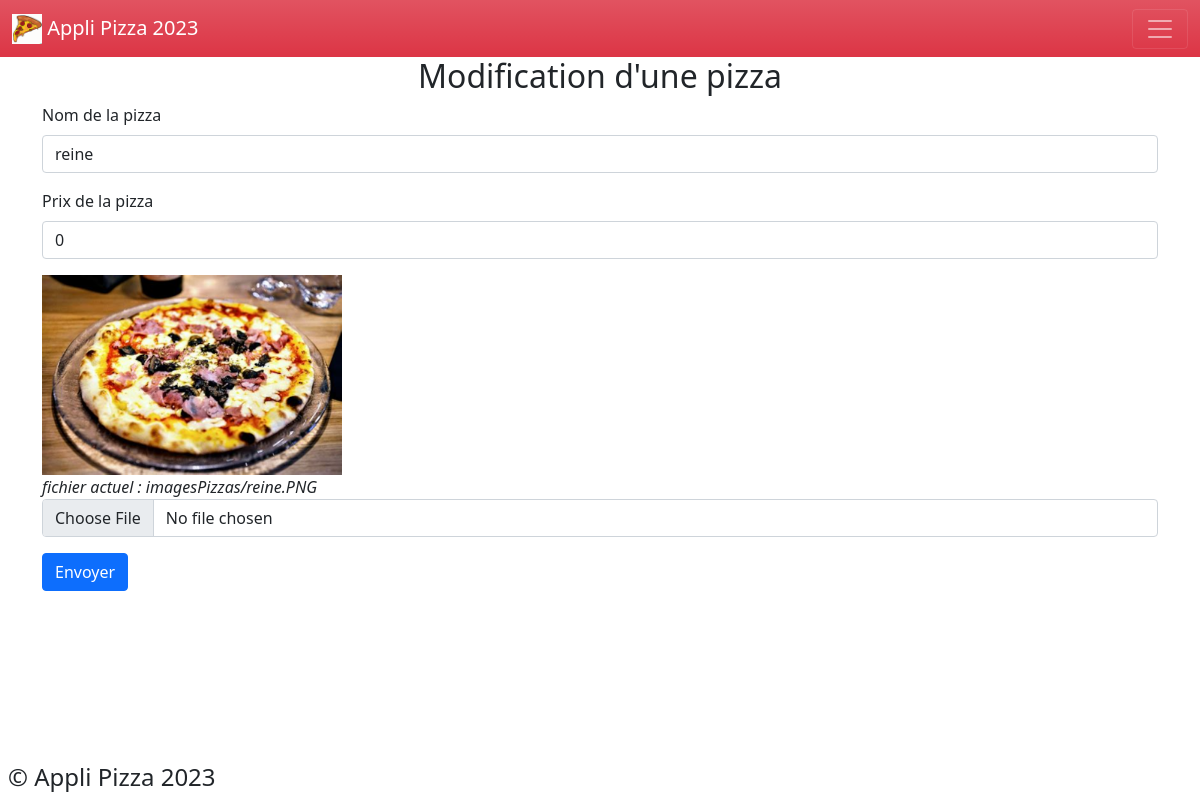
Page /pizzas/3/update/ on the committed database.
### applipizza/models.py (models this page shows, shortened)
class Pizza(models.Model) :
    idIPizza = models.AutoField(primary_key = True)
    nomPizza = models.CharField(max_length = 50, verbose_name ='le nom de cette Pizza')
    prix = models.DecimalField(max_digits = 4, decimal_places = 2, verbose_name = 'le prix')
    image = models.ImageField(default= 'imagesPizzas/default.PNG', upload_to = 'imagesPizzas/')

### applipizza/views.py (the view)
# urls.py: path('pizzas/<int:pizza_id>/update/', views.afficherFormulaireModificationPizza),
def afficherFormulaireModificationPizza(request, pizza_id):
    pizza_a_modifier = Pizza.objects.get(idIPizza=pizza_id)
    return render(
        request,
        "applipizza/formulaireModificationPizza.html",
        {"pizza": pizza_a_modifier}
    )

### applipizza/templates/applipizza/formulaireModificationPizza.html (shortened to what this page needs)
{% extends 'applipizza/base.html' %}
{% block main %}
<h2 class="text-center">Modification d'une pizza</h2>
<form action="/pizzas/{{ pizza.idIPizza }}/updated/" enctype="multipart/form-data" method="post" class="container mx-auto">
    <div class="mb-3">
        <label for="id_nomPizza" class="form-label">Nom de la pizza</label>
        <input type="text" name="nomPizza" class="form-control" required id="id_nomPizza" value="{{pizza.nomPizza}}">
    </div>
    <div class="mb-3">
        <label for="id_prix" class="form-label">Prix de la pizza</label>
        <input type="number" step="0.01" name="prix" value="0" min="0" step="0.01" class="form-control" required id="id_prix" value="{{pizza.prix}}">
    </div>
    <div class="mb-3">
        <div class="divImgPizza">
            <img class="imagePizza" src="{{ MEDIA_URL }}{{ pizza.image }}" alt="photo de la pizza {{ piz.nomPizza }}" title="{{ piz.nomPizza }}" style="max-width: 100%; max-height: 200px;">
        </div>
        <div class="divNomPizza"><i>fichier actuel : {{pizza.image}}</i></div>
        <input class="form-control" name="image" type="file" accept="image/*" id="id_image">
    </div>
    <button type="submit" class="btn btn-primary">Envoyer</button>
</form>
{% endblock %}

### static/applipizza/css/styles.css (style rules this page uses)
.Site { display: flex; min-height: 100vh; flex-direction: column; }

### rows in the picture
Pizza: nomPizza "reine", image (picture), image "imagesPizzas/reine.PNG"
